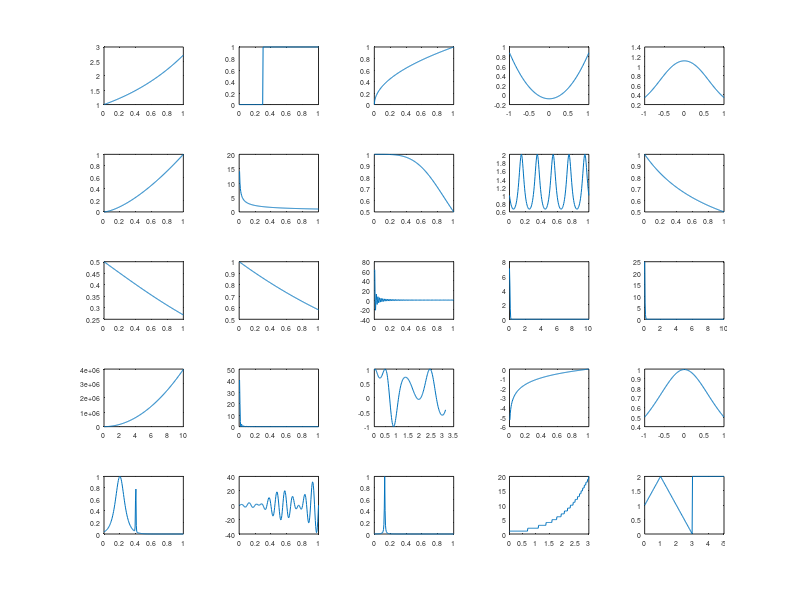

Source code (MATLAB): (Note: this script raises an error after producing the figure.)
%% Battery test of Chebfun as an integrator
% Pedro Gonnet, September 2010

%%
% (Chebfun example quad/BatteryTest.m)
% [Tags: #quadrature, #minSamples, #spike, #blowup]

%%
% This Example gives an idea of how Chebfun performs as a general-purpose
% integrator. We apply it to the set of test functions considered by Kahaner
% [1], Gander & Gautschi [2], and Gonnet [3]:

funs = {
    @(x) exp(x)
    @(x) double( x >= 0.3 )
    @(x) sqrt(x)
    @(x) (23/25) * cosh(x) - cos(x)
    @(x) 1 ./ (x.^4 + x.^2 + 0.9)
    @(x) sqrt( x.^3 )
    @(x) 1 ./ sqrt(x)
    @(x) 1 ./ (1 + x.^4)
    @(x) 2 ./ (2 + sin(10*pi*x))
    @(x) 1 ./ (1 + x)
    @(x) 1 ./ (1 + exp(x))
    @(x) x ./ (exp(x) - 1)
    @(x) sin(100 * pi * x) ./ (pi * x)
    @(x) sqrt(50) * exp(-50*pi*x.^2)
    @(x) 25 * exp(-25*x)
    @(x) 50 / pi * (2500 * x.^2 + 1)
    @(x) 50 * (sin(50*pi*x) ./ (50*pi*x)).^2
    @(x) cos( cos(x) + 3*sin(x) + 2*cos(2*x) + 3*sin(2*x) + 3*cos(3*x) )
    @(x) log(x)
    @(x) 1 ./ (x.^2 + 1.005)
    @(x) 1 ./ cosh( 10 * (x - 0.2) * 2 ) + ...
         1 ./ cosh( 100 * (x - 0.4) * 4 ) + ...
         1 ./ cosh( 1000 * (x - 0.6) * 8 )
    @(x) 4 * pi^2 * x .* sin(20*pi*x) .* cos(2*pi*x)
    @(x) 1 ./ (1 + (230*x - 30).^2)
    @(x) floor(exp(x))
    @(x) (x < 1) .* (x + 1) + ...
         (1 <= x & x <= 3) .* (3 - x) + ...
         (x > 3) * 2
    };
%%
% The intervals of integration are these:
ranges = [ 0 1 ; 0 1 ; 0 1 ; -1 1 ; -1 1 ; 0 1 ; 0 1 ; 0 1 ; 0 1 ; ...
    0 1 ; 0 1 ; 0 1 ; 0 1 ; 0 10 ; 0 10 ; 0 10 ; 0 1 ; 0 pi ; ...
    0 1 ; -1 1 ; 0 1 ; 0 1 ; 0 1 ; 0 3 ; 0 5 ];
%%
% The exact values (computed with Maple) are these:
f_exact = [ 1.7182818284590452354 , 0.7 , 2/3 , 0.4794282266888016674 , ...
    1.5822329637296729331 , 0.4 , 2 , 0.86697298733991103757 , ...
    1.1547005383792515290 , 0.69314718055994530942 , 0.3798854930417224753 , ...
    0.77750463411224827640 , 0.49898680869304550249 , ...
    0.5 , 1 , 0.13263071079267703209e+08 , 0.49898680869304550249 , ...
    0.83867634269442961454 , -1 , 1.5643964440690497731 , ...
    0.16349494301863722618 , -0.63466518254339257343 , ...
    0.013492485649467772692 , 17.664383539246514971 , 7.5 ];

%%
% To get the flavor of our experiment, here are
% integrands 1, 9, 21, and 22:
clf
ii = [1 9 21 22]; LW = 'linewidth'; FS = 'fontsize';
for i = 1:4
    xx = linspace( ranges(ii(i),1) , ranges(ii(i),2) , 200 );
    axes('position',[.03+.5*mod(i-1,2) .53-.5*floor((i-1)/2) .44 .44])
    plot( xx , funs{ii(i)}(xx) , LW, 1.6), grid on
    set(gca,'xtick',[],'ytick',[])
end

%%
% Here is the collection of all 25:
for i = 1:length(funs)
    xx = linspace( ranges(i,1) , ranges(i,2) , 200 );
    subplot(5,5,i), plot( xx , funs{i}(xx) )
    set(gca,FS,5)
end

%%
% We now create and fill two arrays with the relative errors and times used
% for each quadrature routine and each function integrated to a relative
% tolerance of $10^{-10}$. We create the chebfuns with splitting on 
% and `blowup=2` 
% to account for difficult and singular integrands. (For more accurate timing
% results one could perform each integration, say, 10 times by setting
% `runs = 10`.)
errs = zeros(25,4);
time = zeros(25,4);
runs = 1; tol = 1e-10;
for i = 1:length(funs)

  % Chebfun
  tic
  for k = 1:runs
    q = sum( chebfun( funs{i} , ranges(i,:) , ...
      'splitting' , 'on' , 'blowup' , 2 ) );
  end
  time(i,1) = toc/runs;
  errs(i,1) = abs( ( q-f_exact(i) ) / f_exact(i) );

  % quad
  tic
  for k = 1:runs
    q = quad( funs{i} , ranges(i,1) , ranges(i,2) , tol*f_exact(i) );
  end
  time(i,2) = toc/runs;
  errs(i,2) = abs( ( q-f_exact(i) ) / f_exact(i) );

  % quadl
  tic
  for k=1:runs
    q = quadl( funs{i} , ranges(i,1) , ranges(i,2) , tol*f_exact(i) );
  end;
  time(i,3) = toc/runs;
  errs(i,3) = abs( ( q-f_exact(i) ) / f_exact(i) );

  % quadgk
  tic
  for k=1:runs
    q = quadgk( funs{i} , ranges(i,1) , ranges(i,2) , 'RelTol' , tol );
  end
  time(i,4) = toc/runs;
  errs(i,4) = abs( ( q-f_exact(i) ) / f_exact(i) );

end

%%
% To give an idea of how the algorithms compare, we plot both the times
% and the achieved accuracies in bar charts.
% First, consider the execution times.  The chart scales these
% relative to the time required by `quadgk`.  What we see here is that
% `quad` and `quadl` are typically about 5 times slower than `quadgk`,
% and Chebfun is typically about 5 times slower than `quad` and `quadl`.
clf
barh( time ./ (time(:,4)*ones(1,4) ) )
FS = 'fontsize';
title('Execution time relative to quadgk',FS,14)
legend('chebfun','quad','quadl'), axis tight
set(gca,'XScale','log','YDir','reverse')

scrsz = get(0,'ScreenSize');
set(gcf,'position',[0 0 600 scrsz(4)])

%%
% Now let us look at accuracies.  The next plot shows relative errors
% scaled to the required tolerance of 1e-10.
% Here we see that all the codes usually do better than prescribed,
% with `quad` and `quadl` failing most often.
% Chebfun, which is working in its default mode, usually
% gets close to machine precision, and `quadgk` also usually gets many more
% digits than requested.
clf
barh( (errs+1e-20) / 1e-10 )
title('Error',FS,14)
legend('chebfun','quad','quadl','quadgk')
axis([1e-6 1e11 0 26])
set(gca,'XScale','log','YDir','reverse')
set(gcf,'position',[0 0 600 scrsz(4)])
set(gca,'xtick',10.^(-5:5:10))
set(gca,'xticklabel',{'1e-15','1e-10','1e-5','1'})

%%
% Chebfun does poorly in two cases.  With the 19th function $\log(x)$,
% it loses many digits of accuracy.  This is a problem of Chebfun's
% treatment of singularities that we hope will be improved in the future.
% There is also a failure with the 21st
% function. To see what went wrong in that case, we plot the function and
% its chebfun:
close
xx = linspace(ranges(21,1),ranges(21,2),1023)';
plot( xx , funs{21}(xx) , '-r' )
hold on, plot( chebfun( funs{21} , ranges(21,:) , ...
    'splitting' , 'on' , 'blowup' , 'on' ) ), hold off

%%
% Evidently Chebfun missed the third spike at $x=0.6$.
% This can be fixed by increasing `minSamples`:
q = sum( chebfun( funs{21} , ranges(21,:), ...
    'splitting' , 'on' , 'blowup' , 'on' , 'minSamples', 65) );
abs( ( q - f_exact(21) ) / f_exact(21) )

%% References
%
% 1. David K. Kahaner, "Comparison of numerical quadrature formulas," in
%    Mathematical Software, John R. Rice, ed., Academic Press, 1971, pp.
%    229-259.
%
% 2. Walter Gander & Walter Gautschi, "Adaptive quadrature -- revisited", BIT
%    Numerical Mathematics, 40(1):84-101, 2000.
%
% 3. Pedro Gonnet, "Increasing the reliability of adaptive quadrature using
%    explicit interpolants", ACM Transactions on Mathematical Software,
%    37(3):26:1--26:32, 2010.
